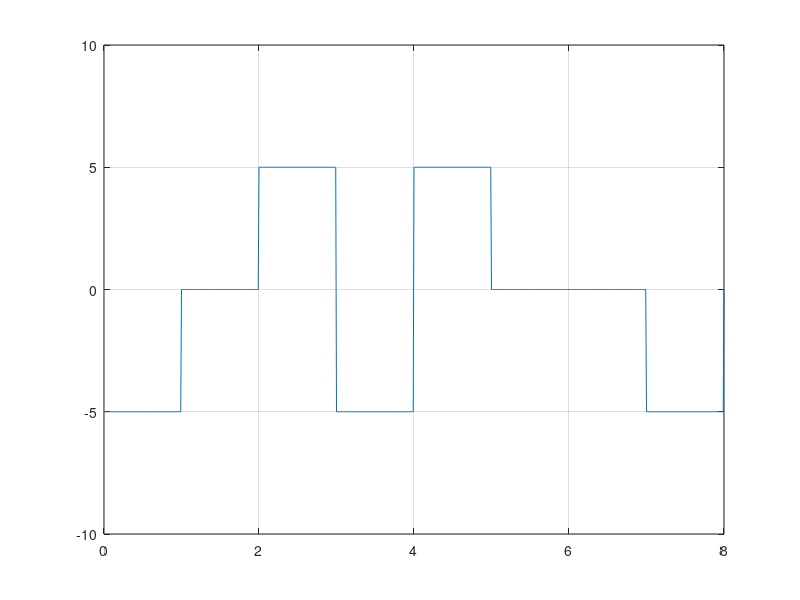

The MATLAB source for this figure:
clc;
clear all;
bit_seq = [1,0,1,1,1,0,0,1];
bit_dur = 1;
Fs = 100;
T = bit_dur * size(bit_seq,2);
t = 0:1/Fs:T;
x_dig = zeros(1,size(t,2));

last_bit = 5;

for i = 1:size(bit_seq,2)
  if bit_seq(i) == 1
    x_dig((i-1)*Fs*bit_dur+1:i*Fs*bit_dur) = -last_bit;
    last_bit = -last_bit;
  else
    x_dig((i-1)*Fs*bit_dur+1:i*Fs*bit_dur) = 0;
  endif
endfor

plot(t,x_dig)
xlim([0,T]);
ylim([-10,10]);
grid on

counter = 0;
last_bit = 5;

for i=1:length(t)
  if t(i) > counter
    counter = counter + 1;
    if x_dig(i) == -last_bit
      result(counter) = 1;
      last_bit = -last_bit;
    else
      result(counter) = 0;
    endif
  endif
endfor

disp('Bipolar AMI')
disp(result)